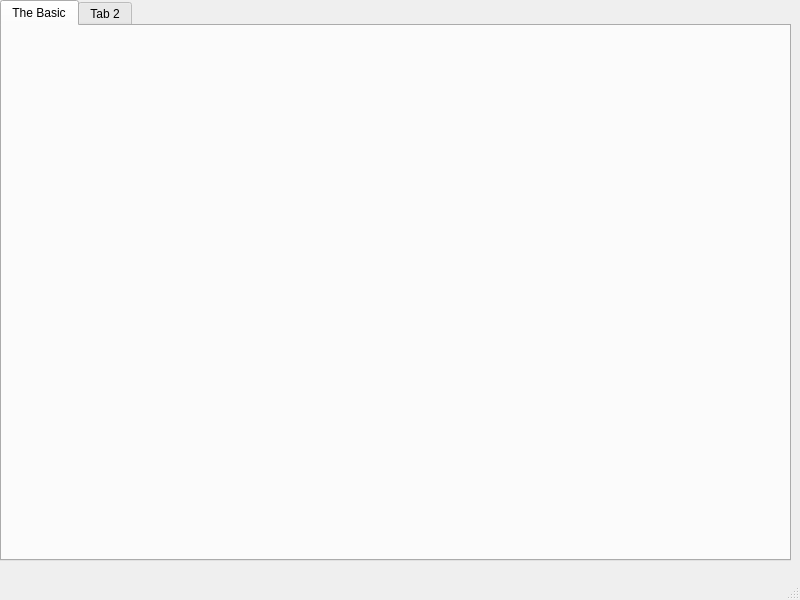
<?xml version="1.0" encoding="UTF-8"?>
<ui version="4.0">
 <class>ICPGIS</class>
 <widget class="QMainWindow" name="ICPGIS">
  <property name="geometry">
   <rect>
    <x>0</x>
    <y>0</y>
    <width>800</width>
    <height>600</height>
   </rect>
  </property>
  <property name="windowTitle">
   <string>ICPGIS</string>
  </property>
  <widget class="QWidget" name="centralwidget">
   <widget class="QTabWidget" name="tabWidget">
    <property name="geometry">
     <rect>
      <x>0</x>
      <y>0</y>
      <width>791</width>
      <height>561</height>
     </rect>
    </property>
    <property name="currentIndex">
     <number>0</number>
    </property>
    <widget class="TheBasic" name="theBasic">
     <attribute name="title">
      <string>The Basic</string>
     </attribute>
    </widget>
    <widget class="QWidget" name="tab_2">
     <attribute name="title">
      <string>Tab 2</string>
     </attribute>
    </widget>
   </widget>
  </widget>
  <widget class="QMenuBar" name="menubar">
   <property name="geometry">
    <rect>
     <x>0</x>
     <y>0</y>
     <width>800</width>
     <height>17</height>
    </rect>
   </property>
  </widget>
  <widget class="QStatusBar" name="statusbar"/>
 </widget>
 <customwidgets>
  <customwidget>
   <class>TheBasic</class>
   <extends>QWidget</extends>
   <header location="global">TheBasic.h</header>
   <container>1</container>
  </customwidget>
 </customwidgets>
 <resources/>
 <connections/>
</ui>
